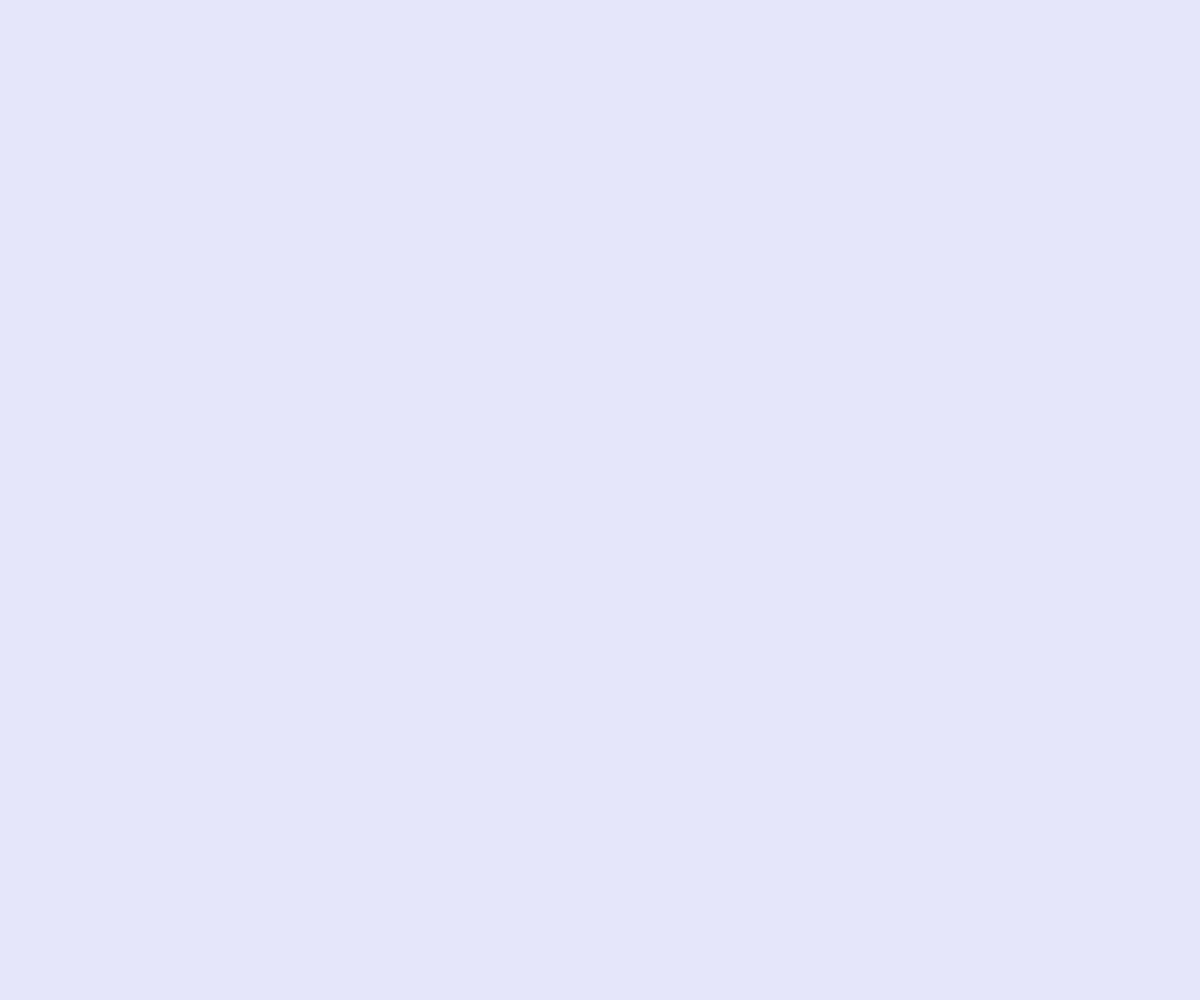
Frame 1 (no input)
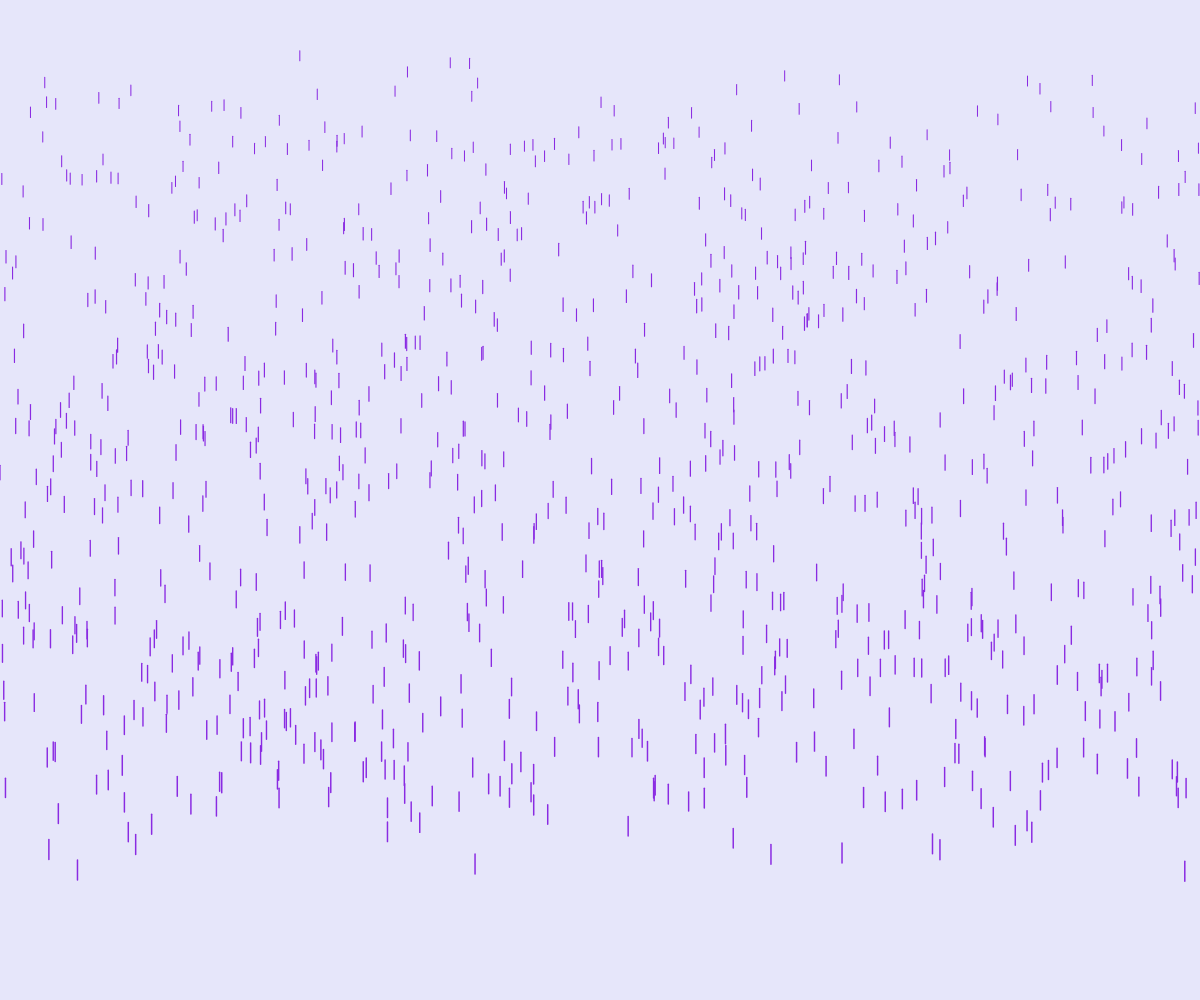
Frame 60 (no input)
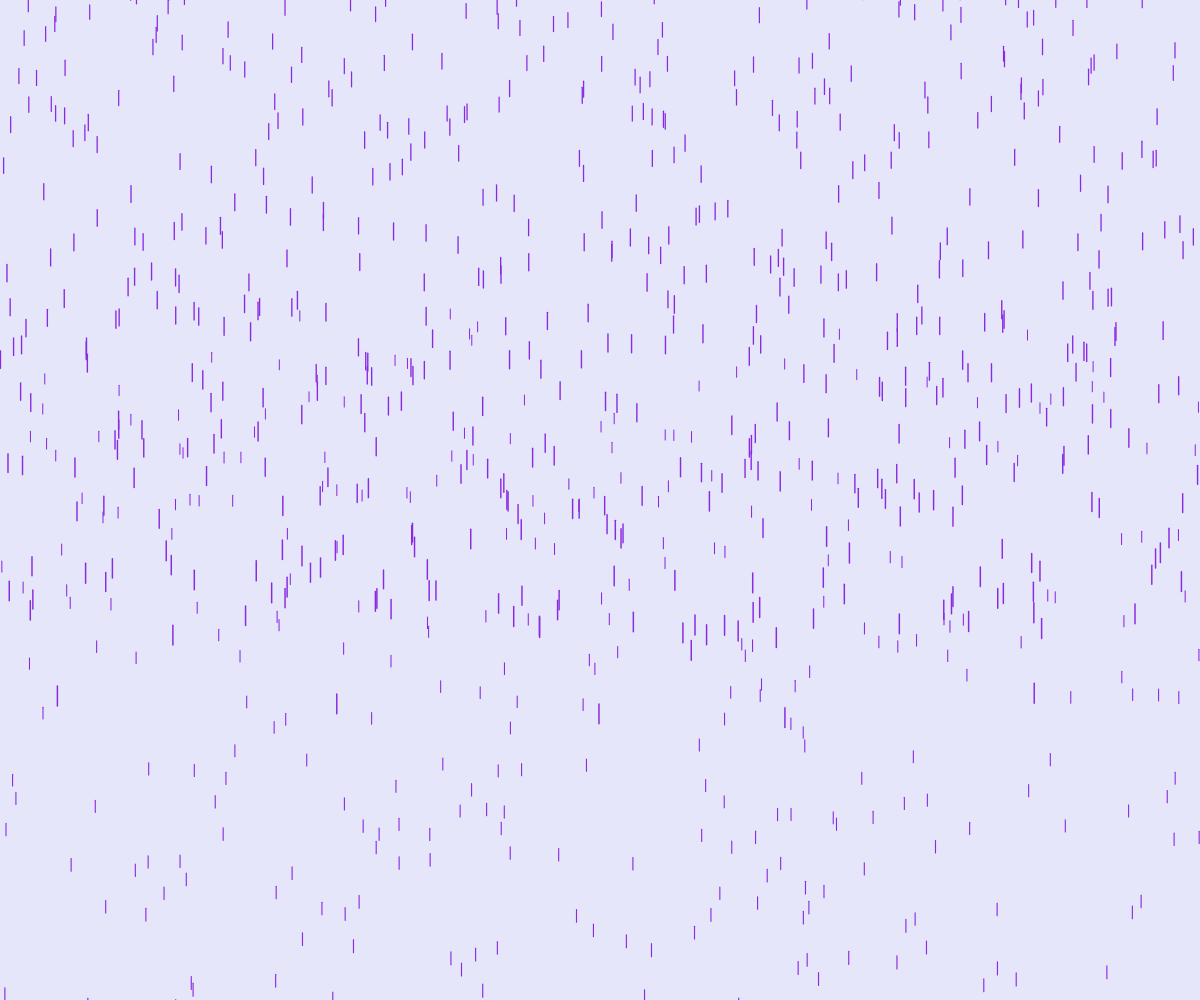
Frame 120 (the mouse pressed at the canvas centre since frame 60)

The p5.js sketch that drew these frames (run headless with seeded random() and noise() and a simulated clock; from frame 60 on, the mouse is pressed at the canvas centre):

// p5.js sketch
// ── sketch.js
let drops = []
let count = 1000

function setup() {
  createCanvas(innerWidth, innerHeight)

  for(let i = 0; i < count; i++) {
    drops[i] = new Drop()
  }
}

function draw() {
  background(230, 230, 250)

  drops.forEach(drop => {
    drop.update()
    drop.show()
  })
}

// ── Drop.js
class Drop {
  constructor() {
    this.pos = createVector(random(width), random(-200, -100))
    this.z = random(0, 20)

    this.acc = createVector(0, map(this.z, 0, 20, 0, 0.2))
    this.vel = createVector(0, map(this.z, 0, 20, 4, 10))
    this.len = map(this.z, 0, 20, 10, 20)
  }

  update() {
    this.vel.add(this.acc)
    this.pos.add(this.vel)

    if(this.pos.y > height) {
      this.pos.set(random(width), random(-200, -100))
      this.vel.set(0, map(this.z, 0, 20, 4, 10))
      this.acc.set(0, map(this.z, 0, 20, 0, 0.2))
    }
  }

  show() {
    let thick = map(this.z, 0, 20, 1, 1.5)

    noFill()
    stroke(138, 43, 226)
    strokeWeight(thick)
    line(this.pos.x, this.pos.y, this.pos.x, this.pos.y + this.len)
  }
}

// ── style.css
html, body {
  margin: 0;
  padding: 0;
  box-sizing: border-box;
}

canvas {
  display: block;
}
